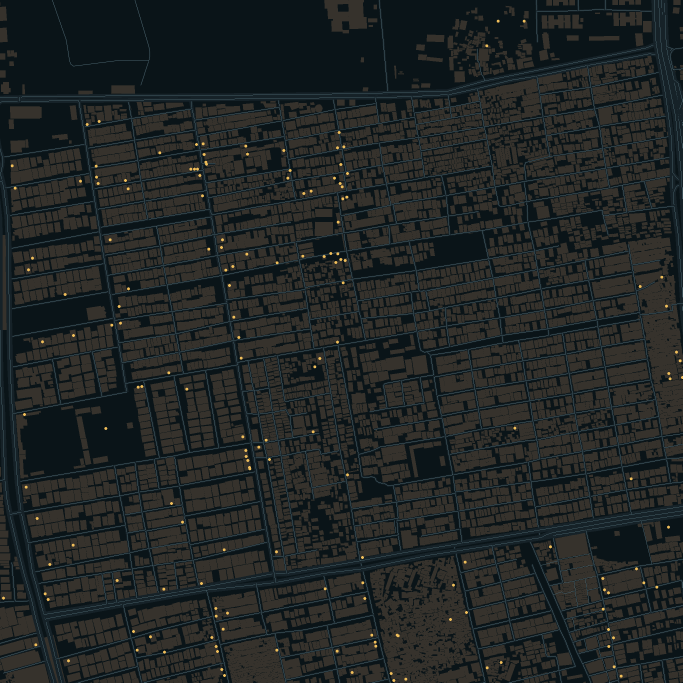
#> input picture assets/maps/mirpur12_osm.png, 2048 x 2048 px (shown at 1/3 size); its folder holds only this picture in this run
$ python make_visuals.py
#> lines starting #> are read from the running program, lines starting #| are printed output that depends on the picture
#!/usr/bin/env python3
"""Generate all 2D art for IGI 3 2D from local data (no downloads).

    python tools/make_visuals.py

Outputs actor sprites, the menu background and the README key art.
"""
from pathlib import Path
from PIL import Image, ImageDraw, ImageEnhance, ImageFont

ROOT = Path(__file__).resolve().parents[1]
SPR = ROOT / "assets" / "sprites"
DOC = ROOT / "docs" / "images"
SPR.mkdir(parents=True, exist_ok=True)
DOC.mkdir(parents=True, exist_ok=True)

FONT = ROOT / "assets" / "fonts" / "NotoSans-Bold.ttf"
MAP = ROOT / "assets" / "maps" / "mirpur12_osm.png"
GOLD = (214, 176, 98)
TEAL = (105, 198, 184)
CREAM = (240, 235, 220)
INK = (10, 18, 22)

PALETTE = {
    "courier": (36, 96, 104, (255, 206, 92)),
    "traffic": (110, 48, 52, (220, 130, 120)),
}


def sprite(name: str, spec) -> Image.Image:
    """Front-facing humanoid billboard with a little 2.5D shading."""
    body, accent = spec[:3], spec[3]
    im = Image.new("RGBA", (64, 64), (0, 0, 0, 0))
    d = ImageDraw.Draw(im)
    dark = tuple(int(c * 0.55) for c in body)
    light = tuple(min(255, int(c * 1.25)) for c in body)
    # legs
    d.rounded_rectangle((22, 42, 29, 60), radius=3, fill=dark + (255,))
    d.rounded_rectangle((35, 42, 42, 60), radius=3, fill=dark + (255,))
    # torso with side shading
    d.rounded_rectangle((19, 20, 45, 45), radius=7, fill=body + (255,),
                        outline=accent + (255,), width=1)
    d.rectangle((19, 20, 24, 45), fill=light + (255,))
    # arms
    d.rounded_rectangle((13, 22, 20, 42), radius=3, fill=dark + (255,))
    d.rounded_rectangle((44, 22, 51, 42), radius=3, fill=dark + (255,))
    # head, hair and face highlight
    d.ellipse((23, 5, 41, 23), fill=(205, 172, 138, 255))
    d.ellipse((23, 5, 41, 14), fill=(28, 34, 36, 255))
    d.ellipse((26, 12, 38, 22), fill=(218, 186, 150, 255))
    d.ellipse((28, 14, 30, 16), fill=(20, 22, 24, 255))
    d.ellipse((34, 14, 36, 16), fill=(20, 22, 24, 255))
    # weapon / accent
    d.line((48, 18, 48, 46), fill=accent + (255,), width=4)
    d.line((48, 18, 54, 18), fill=(235, 230, 210, 255), width=3)
    return im


def shadow_sprite() -> Image.Image:
    im = Image.new("RGBA", (64, 24), (0, 0, 0, 0))
    d = ImageDraw.Draw(im)
    d.ellipse((4, 2, 60, 22), fill=(0, 0, 0, 120))
    return im


def ring_sprite(accent) -> Image.Image:
    im = Image.new("RGBA", (40, 18), (0, 0, 0, 0))
    d = ImageDraw.Draw(im)
    d.ellipse((2, 2, 38, 16), outline=tuple(accent) + (210,), width=3)
    return im


def font(size):
    return ImageFont.truetype(str(FONT), size)


def dark_map(size, coverage=1.0):
    src = Image.open(MAP).convert("RGB")
    w, h = size
    scale = max(w / src.width, h / src.height) * coverage
    src = src.resize((int(src.width * scale), int(src.height * scale)), Image.LANCZOS)
    left = (src.width - w) // 2
    top = (src.height - h) // 2
    src = src.crop((left, top, left + w, top + h))
    src = ImageEnhance.Color(src).enhance(0.25)
    src = ImageEnhance.Brightness(src).enhance(0.42)
    return src


def menu_bg():
    w, h = 1280, 720
    im = dark_map((w, h), 1.25).convert("RGBA")
    over = Image.new("RGBA", (w, h), (0, 0, 0, 0))
    d = ImageDraw.Draw(over)
    d.rectangle((0, 0, w, h), fill=(5, 16, 20, 90))
    for x in range(0, w, 64):
        d.line((x, 0, x - 360, h), fill=(90, 190, 175, 22), width=2)
    d.rectangle((0, h - 8, w, h), fill=GOLD + (255,))
    im = Image.alpha_composite(im, over)
    im.convert("RGB").save(SPR / "menu_bg.png", optimize=True)


def sheet():
    cols = 4
    cw, ch = 120, 130
    rows = (len(PALETTE) + cols - 1) // cols
    im = Image.new("RGB", (cols * cw, rows * ch), INK)
    d = ImageDraw.Draw(im)
    for i, (name, spec) in enumerate(PALETTE.items()):
        x = (i % cols) * cw
        y = (i // cols) * ch
        sp = sprite(name, spec)
        im.paste(sp, (x + cw // 2 - 32, y + 4), sp)
        d.text((x + cw // 2, y + 72), name, font=font(14), fill=CREAM, anchor="mm")
    im.save(DOC / "sprites.png", optimize=True)


def banner():
    w, h = 1600, 620
    im = dark_map((w, h), 1.2).convert("RGBA")
    over = Image.new("RGBA", (w, h), (0, 0, 0, 0))
    d = ImageDraw.Draw(over)
    d.rectangle((0, 0, w, h), fill=(4, 14, 18, 120))
    d.rectangle((56, 50, 66, h - 50), fill=GOLD + (255,))
    d.text((96, 80), "MIRPUR 12", font=font(140), fill=CREAM + (255,))
    d.text((102, 244), "METRO COURIER - REAL STREETS", font=font(46), fill=GOLD + (255,))
    d.line((102, 320, 760, 320), fill=GOLD + (200,), width=3)
    d.text((104, 348), "15 BUSINESS NIGHTS  /  REAL OSM MARKET  /  GODOT 4.3",
           font=font(28), fill=TEAL + (255,))
    chips = ["REAL MIRPUR 12 OSM", "TIMED DELIVERY", "TRAFFIC", "BIKE UPGRADES"]
    x = 104
    for c in chips:
        tw = d.textbbox((0, 0), c, font=font(20))[2]
        d.rounded_rectangle((x, 450, x + tw + 36, 506), radius=8,
                            fill=(10, 26, 30, 220), outline=GOLD + (190,), width=2)
        d.text((x + 18, 478), c, font=font(20), fill=TEAL + (255,), anchor="lm")
        x += tw + 54
    d.rectangle((0, h - 8, w, h), fill=GOLD + (255,))
    Image.alpha_composite(im, over).convert("RGB").save(DOC / "banner.png", optimize=True)


def map_overview():
    w, h = 1200, 760
    im = dark_map((w, h), 1.0).convert("RGBA")
    over = Image.new("RGBA", (w, h), (0, 0, 0, 0))
    d = ImageDraw.Draw(over)
    d.rectangle((0, 0, w, h), fill=(4, 12, 16, 45))
    d.rounded_rectangle((36, 34, 580, 158), radius=12, fill=(5, 13, 18, 230),
                        outline=GOLD + (220,), width=3)
    d.text((66, 76), "MIRPUR 12, DHAKA", font=font(48), fill=CREAM + (255,))
    d.text((68, 130), "REAL OPENSTREETMAP FOOTPRINTS - DHAKA", font=font(20), fill=TEAL + (255,))
    d.rectangle((0, h - 10, w, h), fill=GOLD + (255,))
    Image.alpha_composite(im, over).convert("RGB").save(DOC / "map-overview.png", optimize=True)


if __name__ == "__main__":
    for name, spec in PALETTE.items():
        sprite(name, spec).save(SPR / f"actor_{name}.png")
        ring_sprite(spec[3]).save(SPR / f"ring_{name}.png")
#> this loop made 2 passes
#> (body in sprite, accent in sprite, dark in sprite, light in sprite) on pass 2: ((110, 48, 52), (220, 130, 120), (60, 26, 28), (137, 60, 65))
#> pass 1, `ring_sprite(spec[3]).save(SPR / f"ring_{name}.png")`:
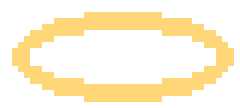
#> saved as ring_courier.png: PIL image 40x18 RGBA (shown 6 times larger); mean R, G, B, A 76.5, 61.8, 27.6, 63; transparent parts drawn white
    shadow_sprite().save(SPR / "shadow.png")
#> in shadow_sprite, `im = Image.new("RGBA", (64, 24), (0, 0, 0, 0))`: im: PIL image 64x24 RGBA; every value is 0
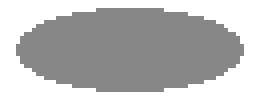
#> saved as shadow.png: PIL image 64x24 RGBA (shown 4 times larger); mean R, G, B, A 0, 0, 0, 73.5; transparent parts drawn white
    menu_bg()
#> in menu_bg, `w, h = 1280, 720`: w = 1280; h = 720
#> in dark_map, src is the input picture: PIL image 2048x2048 RGB; mean R, G, B 33.7, 37.6, 37.1
#> in menu_bg, `over = Image.new("RGBA", (w, h), (0, 0, 0, 0))`: over: PIL image 1280x720 RGBA; every value is 0
#> in menu_bg, `im.convert("RGB").save(SPR / "menu_bg.png", optimize=True)`:
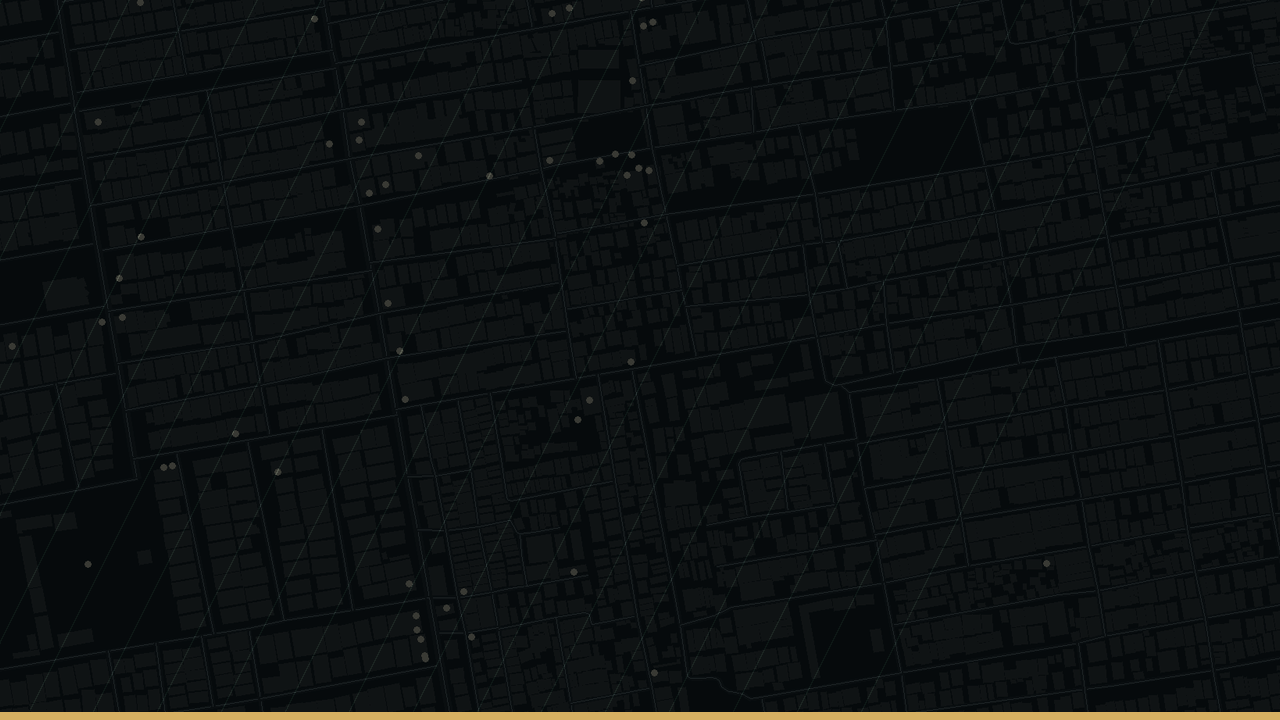
#> saved as menu_bg.png: PIL image 1280x720 RGB; mean R, G, B 14, 17.7, 18.2
    sheet()
#> after the loop in sheet, `for i, (name, spec) in enumerate(PALETTE.items()):`:
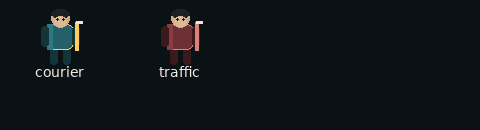
#> im: PIL image 480x130 RGB; mean R, G, B 14.8, 21.9, 25.4
    banner()
#> call 2 of dark_map, with size = (1600, 620), coverage = 1.2
#> in dark_map (call 2), `src = ImageEnhance.Brightness(src).enhance(0.42)`:
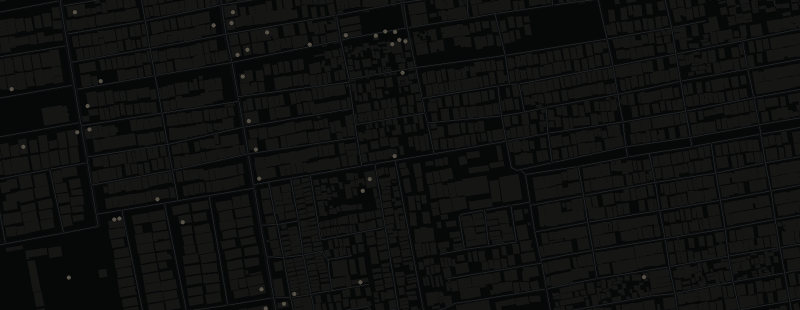
#> src: PIL image 1600x620 RGB (shown at 1/2 size); mean R, G, B 15.2, 15.6, 15.4
#> in banner, `over = Image.new("RGBA", (w, h), (0, 0, 0, 0))`: over: PIL image 1600x620 RGBA; every value is 0
#> the loop in banner, `for c in chips:` made 4 passes
#> (tw, x) on passes 1 to 4: (219, 377), (167, 598), (82, 734), (161, 949)
#> after the loop in banner, `for c in chips:`: x = 949
    map_overview()
#> call 3 of dark_map, with size = (1200, 760), coverage = 1
#> in dark_map (call 3), `src = src.crop((left, top, left + w, top + h))`:
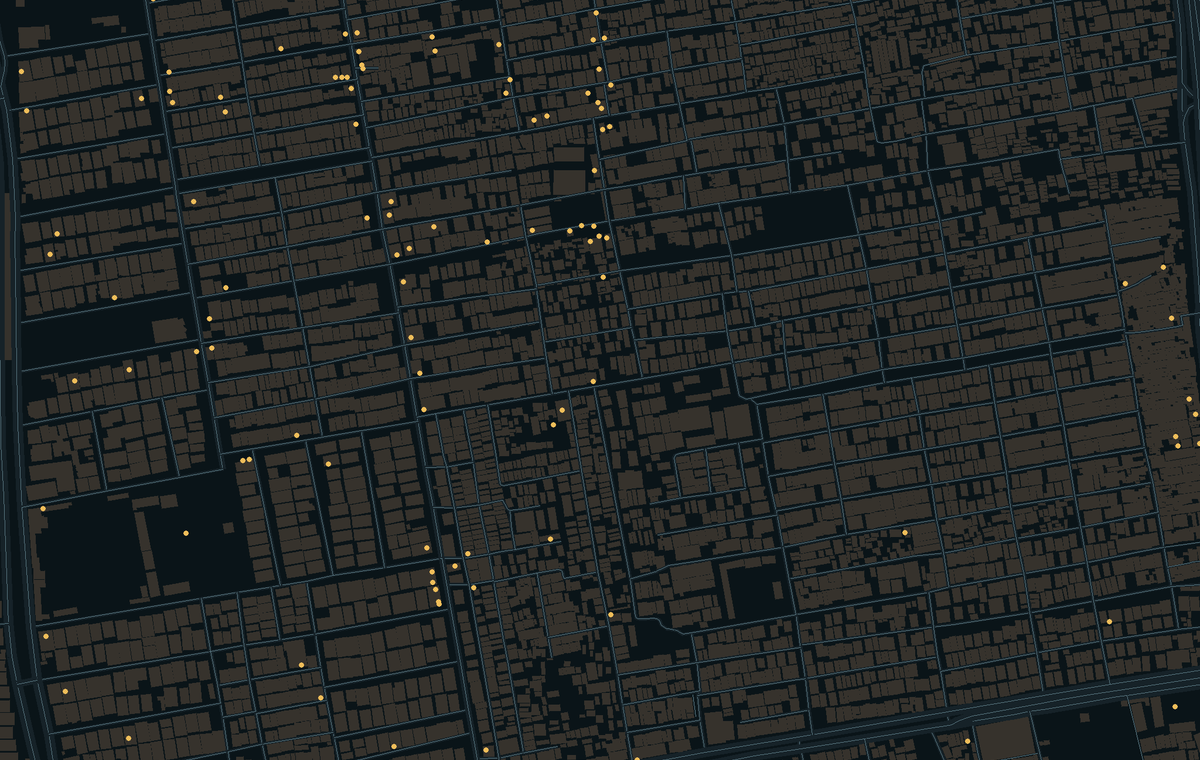
#> src: PIL image 1200x760 RGB; mean R, G, B 35.9, 39.2, 38.2
#> in map_overview, `over = Image.new("RGBA", (w, h), (0, 0, 0, 0))`: over: PIL image 1200x760 RGBA; every value is 0
#> in map_overview, `Image.alpha_composite(im, over).convert("RGB").save(DOC / "map-overvie..`:
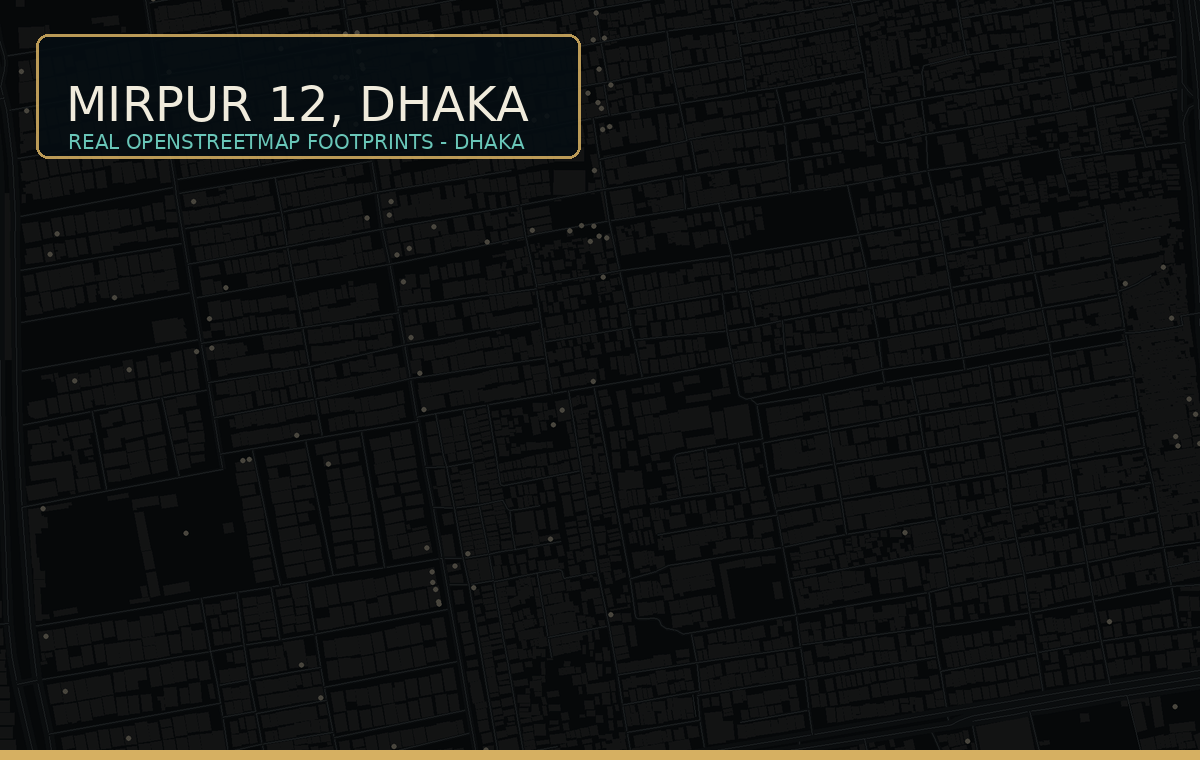
#> saved as map-overview.png: PIL image 1200x760 RGB; mean R, G, B 17.6, 19, 18.5
    for p in sorted(SPR.glob("*.png")) + sorted(DOC.glob("*.png")):
        print(p.relative_to(ROOT), p.stat().st_size // 1024, "KB")
